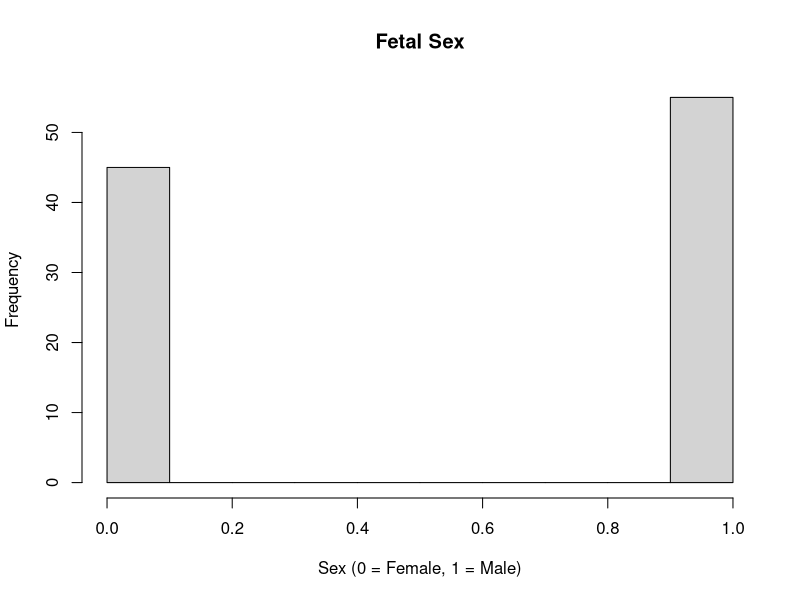
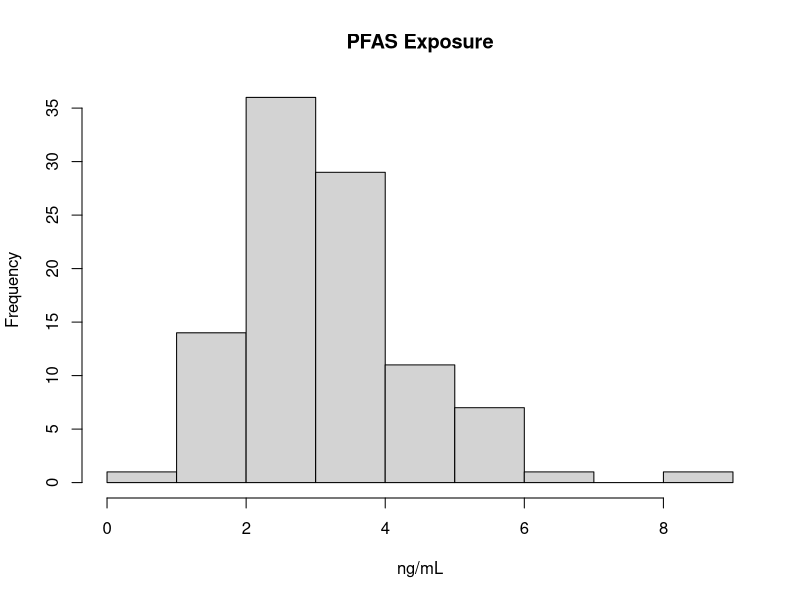
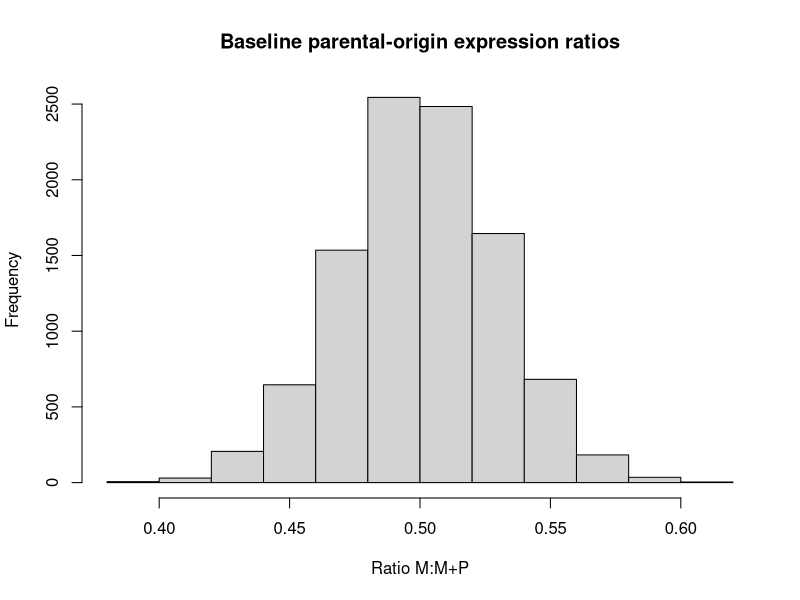
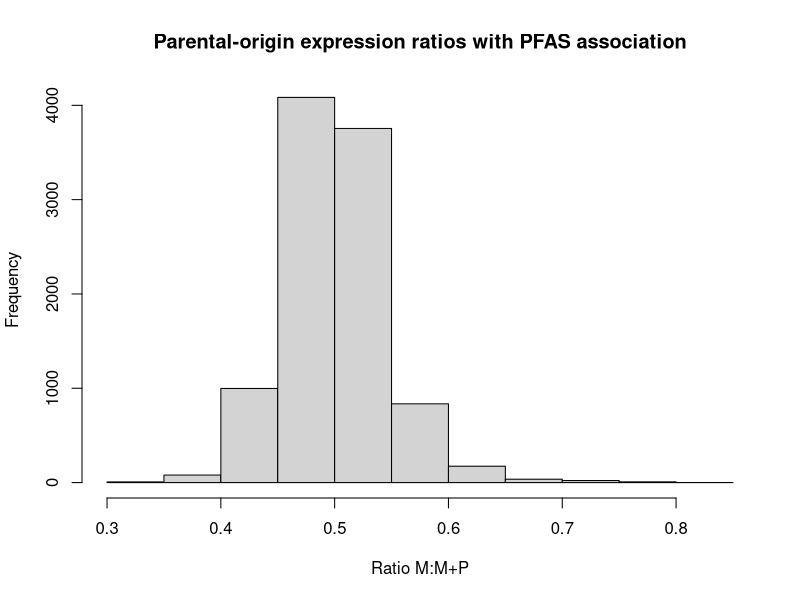
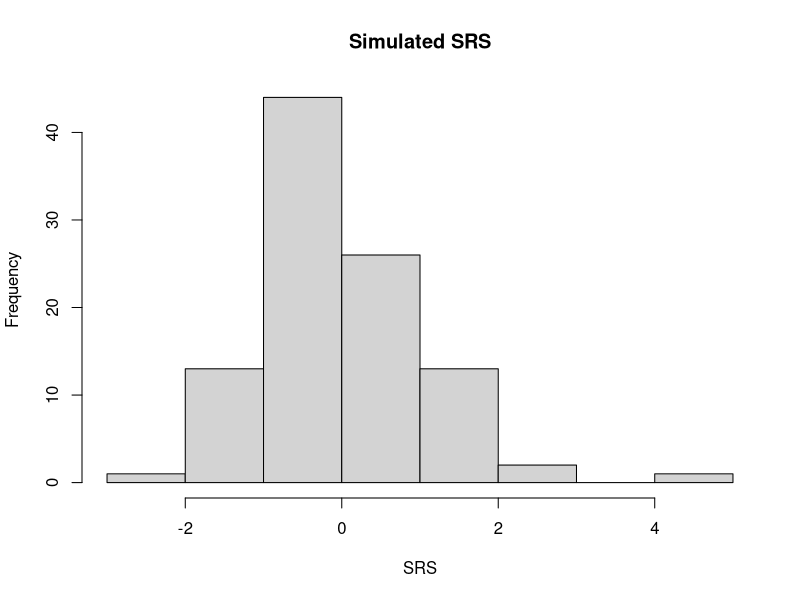
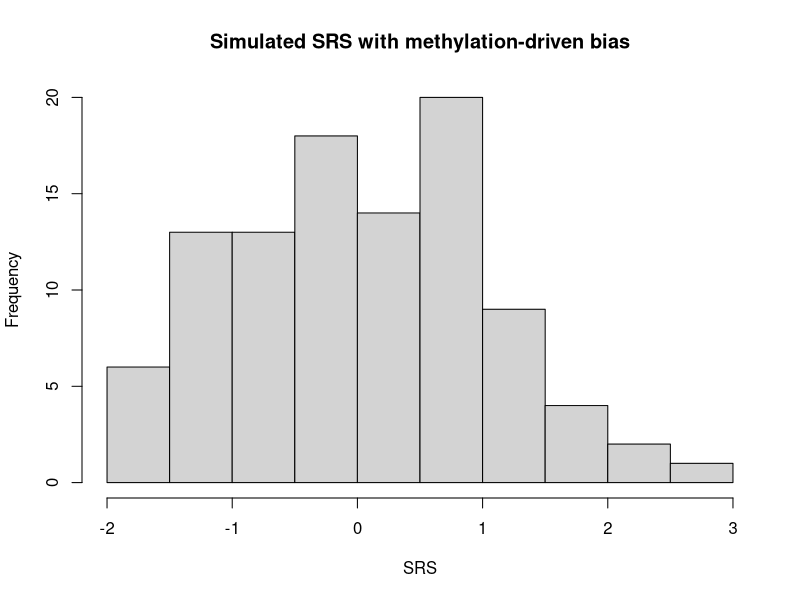
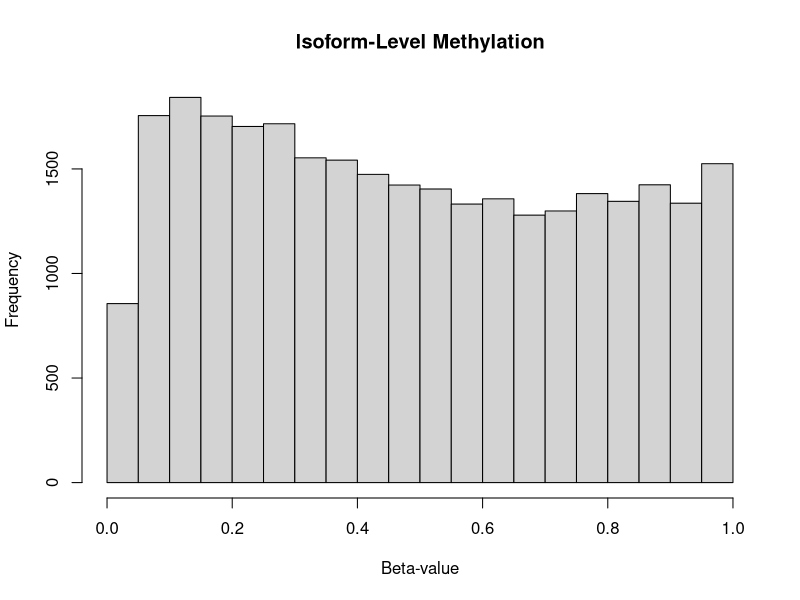

The R script that drew these images, in order: (Note: this script raises an error after producing the figures.)
## ---- chunk 1
knitr::opts_chunk$set(echo = TRUE, warning = FALSE)
## ---- chunk 2
library(dplyr)
library(tidyr)
library(lavaan)
library(boot)
library(ggplot2)
library(knitr)
## ---- chunk 3
set.seed(42)
n_samples <- 100
n_isoforms <- 100
## ---- chunk 4
# Fetal sex (0 = female, 1 = male)
fetal_sex <- rbinom(n_samples, size = 1, prob = 0.5)
hist(fetal_sex, main = "Fetal Sex", xlab = "Sex (0 = Female, 1 = Male)")

# Maternal PFAS exposure (ng/mL, log-normal)
PFAS <- rlnorm(n_samples, meanlog = log(3), sdlog = 0.4)
hist(PFAS, main = "PFAS Exposure", xlab = "ng/mL")

# Latent confounder U, correlated with PFAS
U <- rnorm(n_samples, mean = scale(PFAS), sd = 1)
## ---- chunk 5
n_cpg_per_isoform <- sample(1:5, size = n_isoforms, replace = TRUE)
maternal_meth_list <- lapply(n_cpg_per_isoform, function(n_cpg) {
  matrix(
    plogis(matrix(rnorm(n_samples * n_cpg, mean = rep(U, each = n_cpg), sd = 1), nrow = n_samples)),
    nrow = n_samples
  )
})
## ---- chunk 6
# Start with baseline biallelic expression + noise (maternal expression ratio)
expr_ratios <- matrix(rnorm(n_samples * n_isoforms, mean = 0.5, sd = 0.03), nrow = n_samples)
hist(expr_ratios, main = "Baseline parental-origin expression ratios", xlab = "Ratio M:M+P")

# Define 50% of isoforms as true mediators
mediated_isoforms <- sample(1:n_isoforms, size = n_isoforms * 0.5)

# PFAS influences imprinting in these isoforms
for (i in mediated_isoforms) {
  expr_ratios[, i] <- expr_ratios[, i] + scale(PFAS) * rnorm(1, mean = 0.05, sd = 0.01)
}
hist(expr_ratios, main = "Parental-origin expression ratios with PFAS association", xlab = "Ratio M:M+P")
## ---- chunk 7
# Create SRS score from expression of mediated isoforms + confounder + noise
SRS_contrib <- rowSums(scale(expr_ratios[, mediated_isoforms]) %*%
                         matrix(rnorm(length(mediated_isoforms), mean = 2, sd = 0.5), ncol = 1))
SRS <- scale(SRS_contrib + scale(U) * 0.5 + rnorm(n_samples, 0, 1))
hist(SRS, main = "Simulated SRS", xlab = "SRS")
## ---- chunk 8
# Select 50% of mediated isoforms to be confounded by methylation
confounded_idx <- sample(mediated_isoforms, size = length(mediated_isoforms) * 0.5)
confounding_contrib <- rep(0, n_samples)

for (i in confounded_idx) {
  meth_mean <- rowMeans(maternal_meth_list[[i]])
  expr_ratios[, i] <- expr_ratios[, i] + scale(meth_mean) * rnorm(1, mean = 0.2, sd = 0.05)
  confounding_contrib <- confounding_contrib + scale(meth_mean) * rnorm(1, mean = 1.5, sd = 0.3)
}

# Inject confounding into SRS
SRS <- scale(SRS + confounding_contrib)
hist(SRS, main = "Simulated SRS with methylation-driven bias", xlab = "SRS")
## ---- chunk 9
expr_df <- as.data.frame(expr_ratios)
colnames(expr_df) <- paste0("isoform_", 1:n_isoforms)

metadata_df <- data.frame(
  sample = 1:n_samples,
  SRS = SRS,
  PFAS = PFAS,
  fetal_sex = fetal_sex
)

meth_long <- do.call(rbind, lapply(1:n_isoforms, function(i) {
  meth_mat <- maternal_meth_list[[i]]
  n_cpg <- ncol(meth_mat)
  data.frame(
    sample = rep(1:n_samples, times = n_cpg),
    isoform = paste0("isoform_", i),
    cpg = rep(1:n_cpg, each = n_samples),
    meth = as.vector(meth_mat)
  )
}))

hist(meth_long$meth, main = "Isoform-Level Methylation", xlab = "Beta-value")
## ---- chunk 10
iso <- "isoform_27"
df <- cbind(metadata_df, expr = expr_df[[iso]])

meth_avg <- meth_long %>%
  filter(isoform == iso) %>%
  group_by(sample) %>%
  summarise(m_meth = mean(meth), .groups = "drop")

df <- merge(df, meth_avg, by = "sample")

model <- '
  expr ~ a1*PFAS + a2*fetal_sex + a3*PFAS:fetal_sex
  SRS ~ b1*expr + b2*fetal_sex + b3*expr:fetal_sex + c*PFAS
  ind_female := a1 * b1
  ind_male := (a1 + a3) * (b1 + b3)
  dir := c
  total_female := dir + ind_female
  total_male := dir + ind_male
'

fit <- sem(model, data = df, se = "bootstrap", bootstrap = 100)
summary(fit, standardized = TRUE, fit.measures = TRUE)
## ---- chunk 11
# COCA calibration model: includes SRS × fetal_sex interaction
coca_model <- lm(m_meth ~ PFAS + SRS * fetal_sex, data = df)

# Extract coefficients for calibration formula
beta_A <- coef(coca_model)["PFAS"]
beta_Y <- coef(coca_model)["SRS"]

# Calibrated PFAS effect estimate
psi_coca <- -beta_A / beta_Y
cat("COCA-calibrated PFAS effect estimate:", round(psi_coca, 4), "\n")

coca_fn <- function(data, indices) {
  d <- data[indices, ]
  fit <- lm(m_meth ~ PFAS + SRS * fetal_sex, data = d)
  -coef(fit)["PFAS"] / coef(fit)["SRS"]
}

boot_out <- boot(df, coca_fn, R = 100)
boot.ci(boot_out, type = "perc")
## ---- chunk 12
# Stage 1: bridge function includes interaction (optional but aligned with SEM)
bridge_model <- lm(m_meth ~ expr + SRS * fetal_sex, data = df)
df$Z_hat <- predict(bridge_model)

# Stage 2: PFAS × fetal_sex interaction for moderated effect
df$Y_adj <- df$SRS - (df$Z_hat - mean(df$Z_hat))
pgc_model <- lm(Y_adj ~ PFAS * fetal_sex, data = df)
summary(pgc_model)

pgc_fn <- function(data, indices) {
  d <- data[indices, ]
  
  # Stage 1: bridge model with SRS × sex (optional)
  bridge <- lm(m_meth ~ expr + SRS * fetal_sex, data = d)
  Z_hat <- predict(bridge)
  Y_adj <- d$SRS - (Z_hat - mean(Z_hat))
  
  # Stage 2: PGC with PFAS × fetal_sex
  pgc_fit <- lm(Y_adj ~ PFAS * fetal_sex, data = cbind(d, Y_adj))
  
  # Return main effect of PFAS (for females) only
  return(coef(pgc_fit)["PFAS"])
}

pgc_est_female <- coef(pgc_model)["PFAS"]
pgc_est_male <- coef(pgc_model)["PFAS"] + coef(pgc_model)["PFAS:fetal_sex"]

pgc_fn <- function(data, indices) {
  d <- data[indices, ]
  bridge <- lm(m_meth ~ expr + SRS * fetal_sex, data = d)
  Z_hat <- predict(bridge)
  Y_adj <- d$SRS - (Z_hat - mean(Z_hat))
  pgc_fit <- lm(Y_adj ~ PFAS * fetal_sex, data = cbind(d, Y_adj))

  beta_pfas <- coef(pgc_fit)["PFAS"]
  beta_int <- coef(pgc_fit)["PFAS:fetal_sex"]
  c(female = beta_pfas, male = beta_pfas + beta_int)
}

# Bootstrap
boot_out <- boot(df, pgc_fn, R = 100)
boot.ci(boot_out, type = "perc")
## ---- chunk 13
results_list <- vector("list", length = n_isoforms)
names(results_list) <- paste0("isoform_", 1:n_isoforms)

n_boot <- 10

for (i in 1:n_isoforms) {
  iso_name <- paste0("isoform_", i)
  
  df <- cbind(metadata_df, expr = expr_df[[iso_name]])
  
  meth_avg <- meth_long %>%
    filter(isoform == iso_name) %>%
    group_by(sample) %>%
    summarise(m_meth = mean(meth), .groups = "drop")
  
  df <- merge(df, meth_avg, by = "sample")

  # --- lavaan SEM (already includes sex and interaction terms)
  model <- '
    expr ~ a1*PFAS + a2*fetal_sex + a3*PFAS:fetal_sex
    SRS ~ b1*expr + b2*fetal_sex + b3*expr:fetal_sex + c*PFAS
    ind_female := a1 * b1
    ind_male := (a1 + a3) * (b1 + b3)
    dir := c
    total_female := dir + ind_female
    total_male := dir + ind_male
  '
  
  lavaan_fit <- tryCatch({
    sem(model, data = df, se = "bootstrap", bootstrap = n_boot)
  }, error = function(e) NULL)

  # --- COCA with PFAS × sex interaction
  coca_model <- lm(m_meth ~ PFAS + SRS * fetal_sex, data = df)
  beta_A <- coef(coca_model)["PFAS"]
  beta_Y <- coef(coca_model)["SRS"]
  psi_coca <- -beta_A / beta_Y

  coca_fn <- function(data, indices) {
    d <- data[indices, ]
    fit <- lm(m_meth ~ PFAS + SRS * fetal_sex, data = d)
    -coef(fit)["PFAS"] / coef(fit)["SRS"]
  }

  coca_boot <- boot(df, coca_fn, R = n_boot)
  coca_ci <- tryCatch(boot.ci(coca_boot, type = "perc"), error = function(e) NULL)

  # --- PGC with PFAS × sex interaction in second stage and SRS × sex in bridge
  bridge_model <- lm(m_meth ~ expr + SRS * fetal_sex, data = df)
  df$Z_hat <- predict(bridge_model)
  df$Y_adj <- df$SRS - (df$Z_hat - mean(df$Z_hat))

  pgc_model <- lm(Y_adj ~ PFAS * fetal_sex, data = df)

  pgc_fn <- function(data, indices) {
    d <- data[indices, ]
    bridge <- lm(m_meth ~ expr + SRS * fetal_sex, data = d)
    Z_hat <- predict(bridge)
    Y_adj <- d$SRS - (Z_hat - mean(Z_hat))
    pgc_fit <- lm(Y_adj ~ PFAS * fetal_sex, data = cbind(d, Y_adj))
    return(coef(pgc_fit)["PFAS"])
  }

  pgc_boot <- boot(df, pgc_fn, R = n_boot)
  pgc_ci <- tryCatch(boot.ci(pgc_boot, type = "perc"), error = function(e) NULL)

  # --- Store results
  results_list[[i]] <- list(
    lavaan_fit = lavaan_fit,
    COCA = list(
      estimate = psi_coca,
      boot = coca_boot,
      ci = coca_ci
    ),
    PGC = list(
      model = pgc_model,
      boot = pgc_boot,
      ci = pgc_ci
    )
  )
}
## ---- chunk 14
# Initialize results data.frames
sem_pval_df <- data.frame()
coca_df <- data.frame()
pgc_df <- data.frame()

iso_names <- names(results_list)

for (i in seq_along(results_list)) {
  iso <- iso_names[i]
  res <- results_list[[i]]

  # --- SEM path p-values
  fit <- res$lavaan_fit
  if (!is.null(fit)) {
    pe <- tryCatch(parameterEstimates(fit), error = function(e) NULL)
    if (!is.null(pe)) {
      selected_paths <- pe %>%
        filter(label %in% c("a1", "a3", "b1", "b3", "c",
                            "ind_female", "ind_male", "total_female", "total_male")) %>%
        select(label, pvalue)
      if (nrow(selected_paths) > 0) {
        sem_pval_df <- bind_rows(sem_pval_df,
                                 data.frame(
                                   isoform = iso,
                                   path = selected_paths$label,
                                   pval = selected_paths$pvalue
                                 ))
      }
    }
  }

  # --- COCA model: extract PFAS, fetal_sex, and interaction p-values and CI
  coca_fit <- tryCatch(lm(m_meth ~ PFAS + SRS * fetal_sex, data = df), error = function(e) NULL)
  
  if (!is.null(coca_fit)) {
    coef_table <- coef(summary(coca_fit))
    confint_table <- tryCatch(confint(coca_fit), error = function(e) NULL)
  
    pval_pfas  <- coef_table["PFAS", "Pr(>|t|)"]
    pval_sex   <- if ("fetal_sex" %in% rownames(coef_table)) coef_table["fetal_sex", "Pr(>|t|)"] else NA
    pval_int   <- if ("SRS:fetal_sex" %in% rownames(coef_table)) coef_table["SRS:fetal_sex", "Pr(>|t|)"] else NA
  
    ci_lower <- ci_upper <- NA
    if (!is.null(confint_table) && "PFAS" %in% rownames(confint_table)) {
      ci_lower <- confint_table["PFAS", 1]
      ci_upper <- confint_table["PFAS", 2]
    }
  
    signif <- !(is.na(ci_lower) || (ci_lower < 0 & ci_upper > 0))  # TRUE if CI excludes 0
  
    coca_df <- bind_rows(coca_df, data.frame(
      isoform = iso,
      pval_PFAS = pval_pfas,
      pval_fetal_sex = pval_sex,
      pval_PFAS_fetal_sex = pval_int,
      ci_lower = ci_lower,
      ci_upper = ci_upper,
      significant = signif
    ))
  }

  # --- PGC model: extract PFAS, fetal_sex, and interaction p-values
  pgc_model <- tryCatch(res$PGC$model, error = function(e) NULL)
  pgc_boot  <- tryCatch(res$PGC$boot, error = function(e) NULL)

  if (!is.null(pgc_model) && !is.null(pgc_boot)) {
    coef_pg <- coef(summary(pgc_model))

    pval_pfas <- coef_pg["PFAS", "Pr(>|t|)"]
    pval_sex  <- if ("fetal_sex" %in% rownames(coef_pg)) coef_pg["fetal_sex", "Pr(>|t|)"] else NA
    pval_int  <- if ("PFAS:fetal_sex" %in% rownames(coef_pg)) coef_pg["PFAS:fetal_sex", "Pr(>|t|)"] else NA

    boot_estimates <- pgc_boot$t
    signif <- NA
    ci_lower <- ci_upper <- NA
    if (!is.null(boot_estimates) && length(boot_estimates) > 1) {
      ci_bounds <- quantile(boot_estimates, probs = c(0.025, 0.975), na.rm = TRUE)
      ci_lower <- ci_bounds[1]
      ci_upper <- ci_bounds[2]
      signif <- !(ci_lower < 0 & ci_upper > 0)
    }

    pgc_df <- bind_rows(pgc_df, data.frame(
      isoform = iso,
      pval_PFAS = pval_pfas,
      pval_fetal_sex = pval_sex,
      pval_PFAS_fetal_sex = pval_int,
      ci_lower = ci_lower,
      ci_upper = ci_upper,
      significant = signif
    ))
  }
}
## ---- chunk 15
ggplot(sem_pval_df, aes(x = pval)) +
  geom_histogram(binwidth = 0.025, fill = "#4682B4", color = "black") +
  facet_wrap(~ path, scales = "free_y") +
  theme_minimal() +
  labs(title = "SEM Path p-values Across Isoforms",
       x = "p-value", y = "Frequency")
## ---- chunk 16
sem_table <- data.frame(
  Path = c("a1", "a3", "b1", "b3", "c", "ind_male", "ind_female", "total_male", "total_female"),
  Pattern = c(
    "Strong left skew",
    "Uniform / flat",
    "Strong left skew",
    "Uniform",
    "Strong left skew (many significant)",
    "Uniform to right-skewed",
    "U-shaped with weak left skew",
    "Strong left skew",
    "Strong left skew"
  ),
  Interpretation = c(
    "PFAS is robustly associated with imprinting disruption across many isoforms.",
    "No consistent fetal sex interaction on PFAS-to-expression path.",
    "Imprinting disruption is significantly associated with SRS in many isoforms.",
    "No consistent interaction effect between sex and expression on SRS.",
    "PFAS has a strong total effect on SRS in many isoforms, suggesting true mediation.",
    "Some male-specific mediation is detectable, but effects are diffuse.",
    "Female-specific mediation appears inconsistent or absent.",
    "Many isoforms show strong total PFAS -> SRS effects in males.",
    "Many isoforms show strong total PFAS -> SRS effects in females."
  )
)

kable(sem_table, caption = "Interpretation of SEM Path p-value Distributions")
## ---- chunk 17
library(dplyr)
library(tidyr)
library(ggplot2)

# Pivot COCA to long format
coca_pvals_long <- coca_df %>%
  pivot_longer(
    cols = c(pval_PFAS, pval_fetal_sex, pval_PFAS_fetal_sex),
    names_to = "Term",
    values_to = "pval"
  ) %>%
  mutate(
    Method = "COCA",
    Term = recode(Term,
                  "pval_PFAS" = "PFAS",
                  "pval_fetal_sex" = "fetal_sex",
                  "pval_PFAS_fetal_sex" = "PFAS:fetal_sex")
  )

# Pivot PGC to long format
pgc_pvals_long <- pgc_df %>%
  pivot_longer(
    cols = c(pval_PFAS, pval_fetal_sex, pval_PFAS_fetal_sex),
    names_to = "Term",
    values_to = "pval"
  ) %>%
  mutate(
    Method = "PGC",
    Term = recode(Term,
                  "pval_PFAS" = "PFAS",
                  "pval_fetal_sex" = "fetal_sex",
                  "pval_PFAS_fetal_sex" = "PFAS:fetal_sex")
  )

# Combine and filter non-missing p-values
pval_df <- bind_rows(coca_pvals_long, pgc_pvals_long) %>%
  filter(!is.na(pval))

# Plot
ggplot(pval_df, aes(x = pval)) +
  geom_histogram(bins = 40, fill = "steelblue", color = "black") +
  facet_grid(Method ~ Term, scales = "free", drop = TRUE) +
  theme_minimal() +
  labs(
    title = "Raw p-values for COCA and PGC Tests",
    x = "p-value", y = "Number of Isoforms"
  )
## ---- chunk 18
# Significance for PFAS (from 95% CI exclusion flag)
sig_pfas <- bind_rows(
  coca_df %>% transmute(isoform, significant, Method = "COCA", Term = "PFAS"),
  pgc_df %>% transmute(isoform, significant, Method = "PGC", Term = "PFAS")
)

# Significance for fetal_sex (p < 0.05)
sig_sex <- bind_rows(
  coca_df %>%
    filter(!is.na(pval_fetal_sex)) %>%
    mutate(significant = pval_fetal_sex < 0.05,
           Method = "COCA", Term = "fetal_sex") %>%
    select(isoform, significant, Method, Term),
  pgc_df %>%
    filter(!is.na(pval_fetal_sex)) %>%
    mutate(significant = pval_fetal_sex < 0.05,
           Method = "PGC", Term = "fetal_sex") %>%
    select(isoform, significant, Method, Term)
)

# Significance for PFAS:fetal_sex interaction (p < 0.05)
sig_int <- bind_rows(
  coca_df %>%
    filter(!is.na(pval_PFAS_fetal_sex)) %>%
    mutate(significant = pval_PFAS_fetal_sex < 0.05,
           Method = "COCA", Term = "PFAS:fetal_sex") %>%
    select(isoform, significant, Method, Term),
  pgc_df %>%
    filter(!is.na(pval_PFAS_fetal_sex)) %>%
    mutate(significant = pval_PFAS_fetal_sex < 0.05,
           Method = "PGC", Term = "PFAS:fetal_sex") %>%
    select(isoform, significant, Method, Term)
)

# Combine all
sig_df <- bind_rows(sig_pfas, sig_sex, sig_int) %>%
  mutate(
    Significance = ifelse(significant, "Significant", "Not Significant"),
    Method = factor(Method),
    Term = factor(Term, levels = c("PFAS", "fetal_sex", "PFAS:fetal_sex")),
    Significance = factor(Significance)
  )

# Plot
ggplot(sig_df, aes(x = Term, fill = Significance)) +
  geom_bar(position = "dodge", color = "black", na.rm = TRUE) +
  facet_wrap(~ Method, drop = TRUE, scales = "free") +
  scale_fill_manual(values = c("gray70", "forestgreen")) +
  theme_minimal() +
  labs(
    title = "CI- or p-value-Based Significance of Modeled Effects (COCA & PGC)",
    x = "Model Term", y = "Number of Isoforms", fill = "Significance"
  )
## ---- chunk 19
coca_pgc_table <- data.frame(
  Method = c("COCA", "PGC"),
  PValue_Pattern = c(
    "Mostly high p-values for PFAS and interaction terms; one-sided signal for sex",
    "Strong left skew for PFAS; flat distributions for sex and interaction terms"
  ),
  CI_Significance = c(
    "0 isoforms significant for PFAS (0%); 100 isoforms for fetal_sex (100%)",
    "97 isoforms significant for PFAS (97%); 0 for sex or interaction"
  ),
  Interpretation = c(
    "COCA reveals spurious significance for fetal sex effects but fails to detect true PFAS mediation, consistent with its vulnerability to residual confounding and misspecification when proxy variables interact with exposure or outcome.",
    "PGC successfully recovers most PFAS-mediated isoform effects, but detects no effect of fetal sex or interaction. This matches the simulation design and reflects the method's robustness when assumptions (e.g., full confounder adjustment) are met."
  )
)

kable(coca_pgc_table, caption = "Summary of COCA and PGC Results for Isoform-Level Mediation with Sex Interaction")
## ---- chunk 20
# Example for one isoform
iso_idx <- 27
meth_proxy <- rowMeans(maternal_meth_list[[iso_idx]])

# Include sex main effect and interaction with expression
model <- lm(SRS ~ PFAS + expr_ratios[, iso_idx] * fetal_sex + meth_proxy)

summary(model)
## ---- chunk 21
# Initialize results table for moderated direct adjustment
adjusted_lm_results <- data.frame(
  isoform = 1:n_isoforms,
  coef_expr = NA,           p_expr = NA,           sig_ci_expr = NA,
  coef_sex = NA,            p_sex = NA,            sig_ci_sex = NA,
  coef_interaction = NA,    p_interaction = NA,    sig_ci_interaction = NA
)

for (i in 1:n_isoforms) {
  meth_proxy <- rowMeans(maternal_meth_list[[i]])
  fit <- lm(SRS ~ PFAS + expr_ratios[, i] * fetal_sex + meth_proxy)
  confint_fit <- confint(fit)
  coef_names <- names(coef(fit))

  expr_term <- "expr_ratios[, i]"
  sex_term  <- "fetal_sex"
  int_term  <- "expr_ratios[, i]:fetal_sex"

  # Expression term
  if (expr_term %in% coef_names) {
    idx <- which(coef_names == expr_term)
    adjusted_lm_results$coef_expr[i] <- coef(fit)[idx]
    adjusted_lm_results$p_expr[i] <- summary(fit)$coefficients[idx, "Pr(>|t|)"]
    adjusted_lm_results$sig_ci_expr[i] <- !(0 >= confint_fit[idx, 1] & 0 <= confint_fit[idx, 2])
  }

  # Fetal sex term
  if (sex_term %in% coef_names) {
    idx <- which(coef_names == sex_term)
    adjusted_lm_results$coef_sex[i] <- coef(fit)[idx]
    adjusted_lm_results$p_sex[i] <- summary(fit)$coefficients[idx, "Pr(>|t|)"]
    adjusted_lm_results$sig_ci_sex[i] <- !(0 >= confint_fit[idx, 1] & 0 <= confint_fit[idx, 2])
  }

  # Interaction term
  if (int_term %in% coef_names) {
    idx <- which(coef_names == int_term)
    adjusted_lm_results$coef_interaction[i] <- coef(fit)[idx]
    adjusted_lm_results$p_interaction[i] <- summary(fit)$coefficients[idx, "Pr(>|t|)"]
    adjusted_lm_results$sig_ci_interaction[i] <- !(0 >= confint_fit[idx, 1] & 0 <= confint_fit[idx, 2])
  }
}

# Stack into long format for p-values
pval_df <- bind_rows(
  adjusted_lm_results %>% select(isoform, pval = p_expr) %>% mutate(Term = "expr"),
  adjusted_lm_results %>% select(isoform, pval = p_sex) %>% mutate(Term = "fetal_sex"),
  adjusted_lm_results %>% select(isoform, pval = p_interaction) %>% mutate(Term = "expr:fetal_sex")
)

# Add method label
pval_df$Method <- "DirectAdj"

ggplot(pval_df, aes(x = pval)) +
  geom_histogram(bins = 30, fill = "steelblue", color = "black") +
  facet_grid(Method ~ Term, scales = "free", drop = TRUE) +
  theme_minimal() +
  labs(
    title = "Raw p-values for Direct Adjustment Tests",
    x = "p-value", y = "Number of Isoforms"
  )

sig_df <- bind_rows(
  adjusted_lm_results %>% transmute(isoform, Term = "expr",         sig = sig_ci_expr),
  adjusted_lm_results %>% transmute(isoform, Term = "fetal_sex",    sig = sig_ci_sex),
  adjusted_lm_results %>% transmute(isoform, Term = "expr:fetal_sex", sig = sig_ci_interaction)
) %>%
  mutate(
    Method = "DirectAdj",
    Significance = ifelse(sig, "Significant", "Not Significant")
  )

ggplot(sig_df, aes(x = Term, fill = Significance)) +
  geom_bar(position = "dodge", color = "black") +
  facet_wrap(~ Method) +
  scale_fill_manual(values = c("gray70","forestgreen")) +
  theme_minimal() +
  labs(
    title = "CI-Based Significance of Direct Adjustment Terms",
    x = "Model Term", y = "Number of Isoforms", fill = "Significance"
  )
## ---- chunk 22
direct_adj_table <- data.frame(
  Method = "Direct Adjustment (Huang, 2021)",
  PValue_Pattern = "Uniform (no enrichment near 0)",
  CI_Significance = "Few isoforms significant",
  Interpretation = "Adjusting directly for methylation removes most expression–SRS signal, suggesting either methylation absorbs the effect (overadjustment), or residual confounding remains. Consistent with Huang (2021), this approach is conservative but stable under real-data-like assumptions."
)

kable(direct_adj_table, caption = "Summary of Direct Adjustment Results (Huang, 2021 Approach)")
